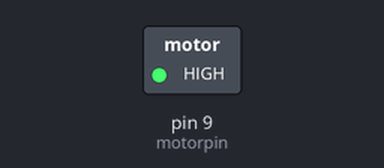
A sketch run on a simulated Arduino Uno, built with avr-gcc and run on an emulated ATmega328P. Parts: switched loads named in the sketch (green lamp = pin HIGH).

Above: at 1.5 s.
At 4.5 s:
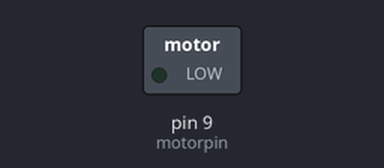
Timing chart, 0 to 7.8 s (numbered marks = the images above):
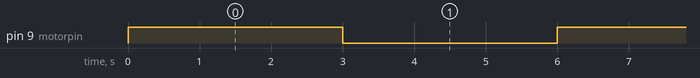

Measured:
- by itself, pin 9 (motorpin): alternates HIGH for 3.0 s and LOW for 3.0 s

The sketch:

hobby_motor.ino
```cpp
int motorpin=9;
void setup(){
  pinMode(motorpin,OUTPUT);
}
void loop(){
  digitalWrite(motorpin,HIGH);
  delay(3000);

  digitalWrite(motorpin,LOW);
  delay(3000);

}
```
